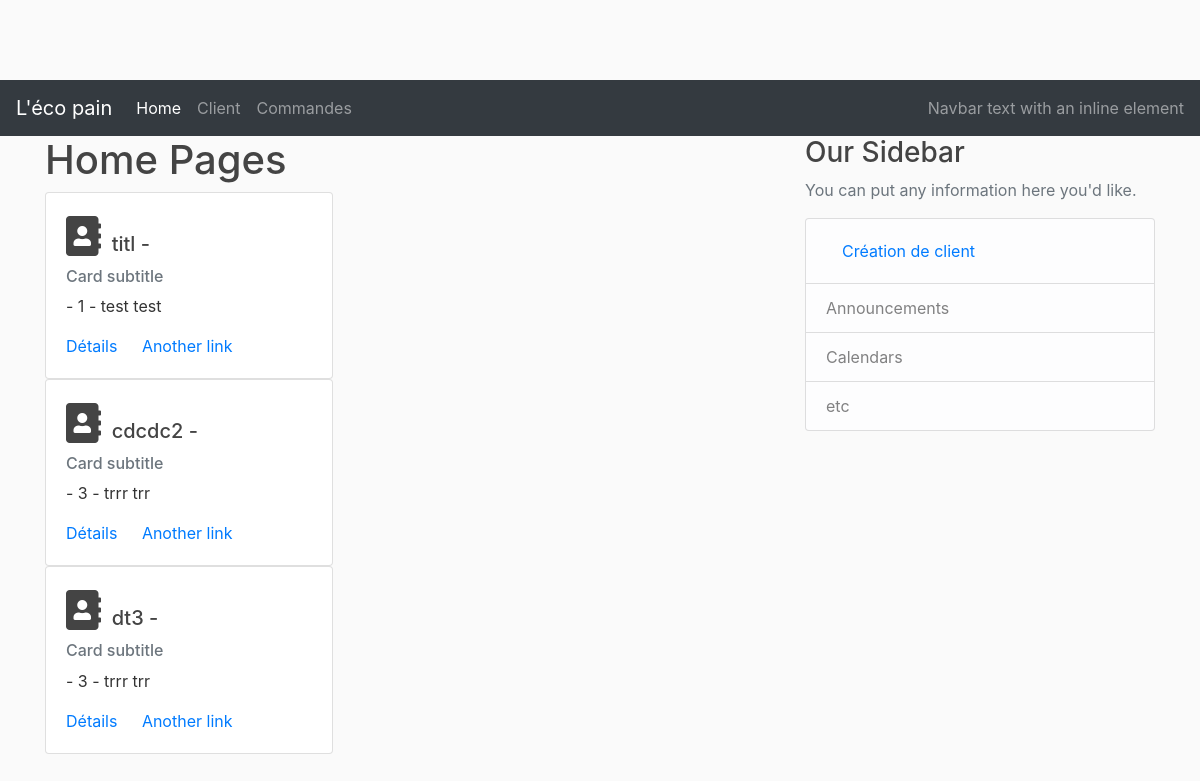
The page /orders on the database as committed earlier.
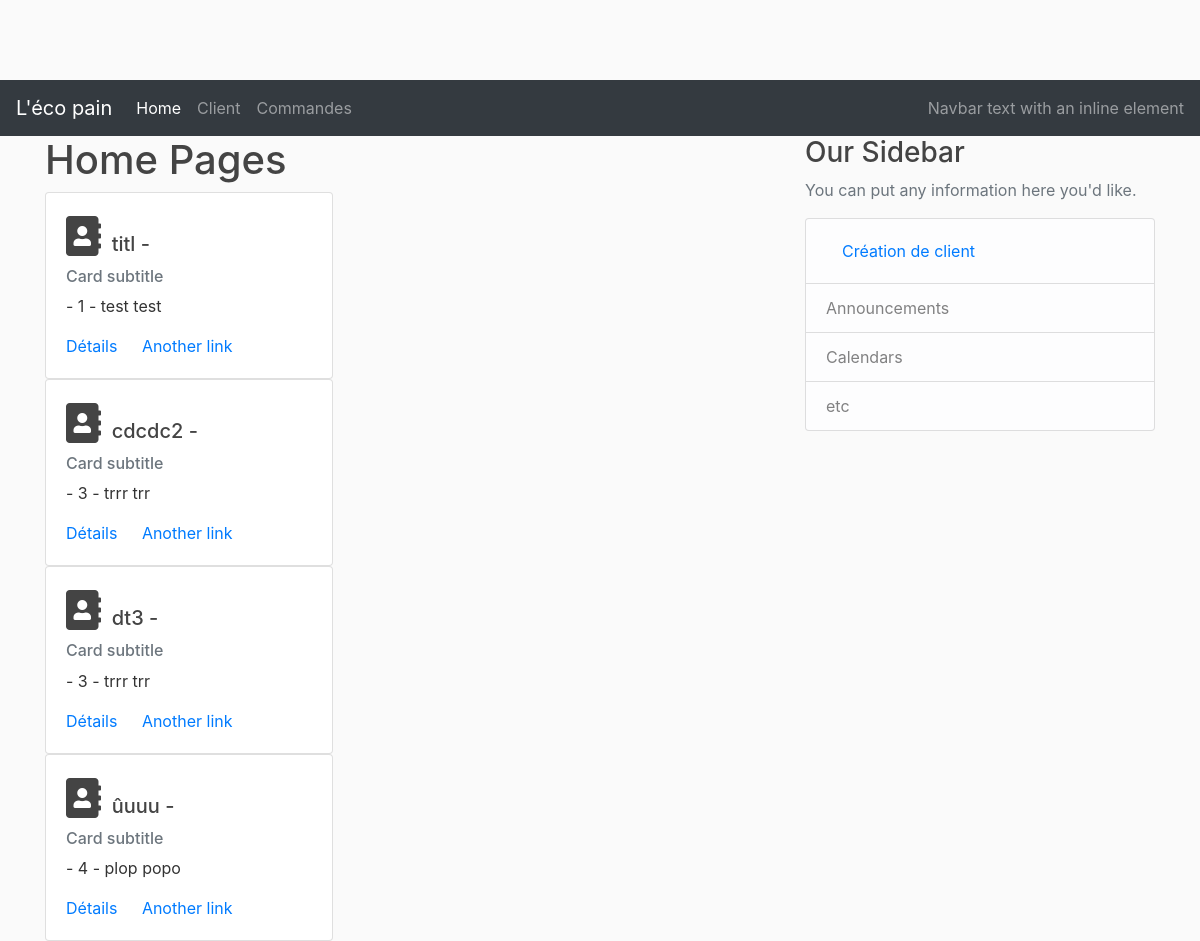
The same page on the database as committed later.
### lecopain/models.py (models this page shows, shortened)
class Order(db.Model):
    id = db.Column(db.Integer, primary_key=True)
    title = db.Column(db.String(50), nullable=False)
    order_dt = db.Column(db.DateTime)
    created_at = db.Column(db.DateTime, nullable=False, default=datetime.utcnow)
    customer_id = db.Column(db.Integer, db.ForeignKey('customer.id'), nullable=False)

### lecopain/routes.py (the view)
@app.route("/orders", methods=['GET', 'POST'])
def orders():
    orders = Order.query.all()
    customerMap = {}
    for order in orders :
        customer = Customer.query.get_or_404(order.customer_id)
        customerMap[customer.id] = str(customer.firstname + " " + customer.lastname)
        print("addd : " + customerMap[customer.id])
    for item in customerMap.items() :
        print (str(item))
    return render_template('/orders/orders.html', orders=orders, customerMap=customerMap)

### lecopain/templates/orders/orders.html
{% extends "layout.html" %}
{% block content %}
<h1>Home Pages</h1>
    {% for order in orders %}
    <div class="card" style="width: 18rem;">
        <div class="card-body">
            <h5 class="card-title">
                    <span style="font-size: 2em;">
                            <i class="fas fa-address-book "></i>
                    </span>
                    {{order.title}} - {{order.status}}</h5>
            <h6 class="card-subtitle mb-2 text-muted">Card subtitle</h6>
            <p class="card-text">{{ order.create_dt }}  - {{ order.customer_id }} - {{customerMap[order.customer_id]}}</p>
            <a href="/orders/{{order.id}}" class="card-link">Détails</a>
            <a href="#" class="card-link">Another link</a>
        </div>
    </div>
    {% endfor %}
{% endblock %}
{% block right_menu %}
<div class="content-section">
    <h3>Our Sidebar</h3>
    <p class='text-muted'>You can put any information here you'd like.
        <ul class="list-group">
        <li class="list-group-item list-group-item-light">
                <a class="nav-link" href="/orders/new">Création de client</a></li>
        <li class="list-group-item list-group-item-light">Announcements</li>
        <li class="list-group-item list-group-item-light">Calendars</li>
        <li class="list-group-item list-group-item-light">etc</li>
        </ul>
    </p>
</div>
{% endblock %}

### lecopain/templates/layout.html (shortened to what this page needs)
<!DOCTYPE html>
<html>
    <head>
        <link rel="stylesheet" href="https://stackpath.bootstrapcdn.com/bootstrap/4.2.1/css/bootstrap.min.css" />
        <link rel="stylesheet" type="text/css" href="{{ url_for('static', filename='main.css')}}" />
        <link rel="stylesheet" href="https://use.fontawesome.com/releases/v5.7.1/css/all.css" />
        <link rel="stylesheet" href="https://cdnjs.cloudflare.com/ajax/libs/tempusdominus-bootstrap-4/5.0.0-alpha14/css/tempusdominus-bootstrap-4.min.css" />
    </head>
    <body>
        <nav class="navbar navbar-expand-lg navbar-dark bg-dark">
                <a class="navbar-brand" href="#">L'éco pain</a>
                <div class="collapse navbar-collapse" id="navbarText">
                  <ul class="navbar-nav mr-auto">
                    <li class="nav-item active">
                      <a class="nav-link" href="/">Home <span class="sr-only">(current)</span></a>
                    </li>
                    <li class="nav-item">
                      <a class="nav-link" href="/customers">Client</a>
                    </li>
                    <li class="nav-item">
                      <a class="nav-link" href="/orders">Commandes</a>
                    </li>
                  </ul>
                  <span class="navbar-text">
                    Navbar text with an inline element
                  </span>
                </div>
              </nav>
        <div class="container">
                <div class="row">
                  <div class="col-md-8">
                    {% block content %}  {% endblock %}
                  </div>
                  <div class="col-md-4">
                      {% block right_menu %} {% endblock %}
                  </div>
                </div>
            </div>
    </body>
</html>

### lecopain/static/main.css (style rules this page uses)
body { background: #fafafa; color: #333333; margin-top: 5rem; }
h1, h2, h3, h4, h5, h6 { color:#444444; }

Rows that differ between the two databases and show on the page:
added Order: title "ûuuu", customer_id "4", customerMap "plop popo"
